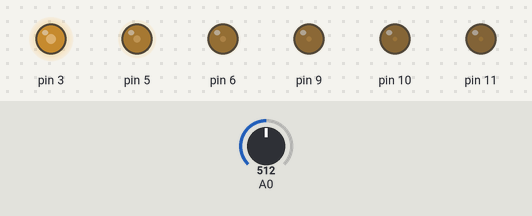
This sketch was run on a simulated Arduino Uno, built with avr-gcc and run on an emulated ATmega328P. On the bench: output pins drawn as LEDs (lit = HIGH). The test bench sets the inputs (shaded band); at power-on: A0 = 512.

Above: at 1.2 s.
1.3 s: A0 set to 716
At 2.5 s:
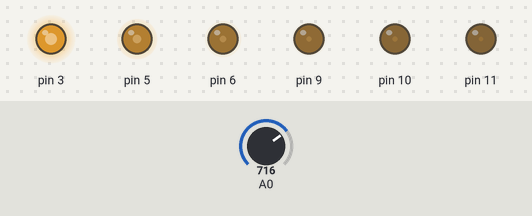
2.8 s: A0 set to 900
At 3.7 s:
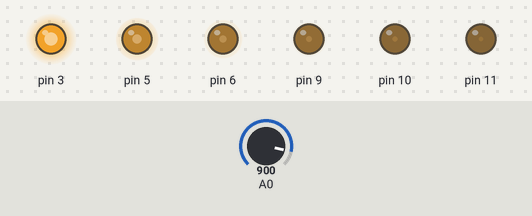
4.3 s: A0 set to 122
At 4.8 s:
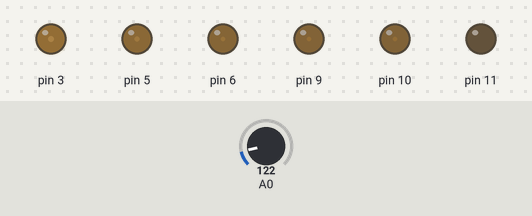
5.8 s: A0 set to 0
At 7.2 s:
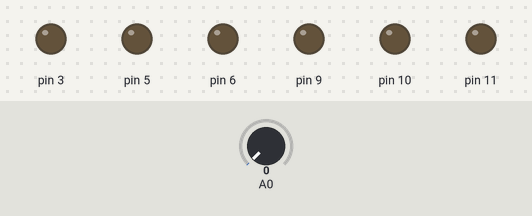
Timing chart, 0 to 8.3 s (numbered marks = the images above; inputs shaded):
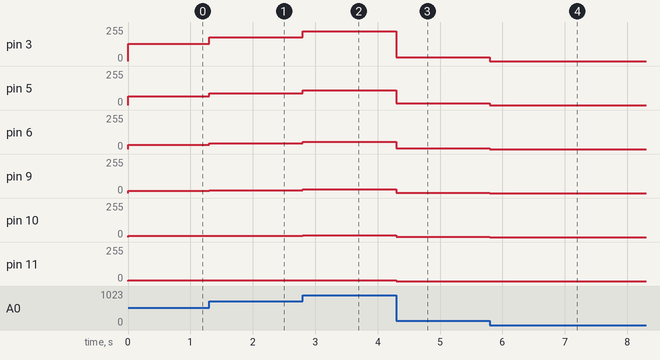

Measured:
- after the input at 1.3 s, pin 3: 128/255 → 179/255 at once; pin 5: 64/255 → 89/255 at once; pin 6: 32/255 → 44/255 at once; pin 9: 16/255 → 22/255 at once; pin 10: 8/255 → 11/255 at once
- after the input at 2.8 s, pin 3: 179/255 → 225/255 at once; pin 5: 89/255 → 112/255 at once; pin 6: 44/255 → 56/255 at once; pin 9: 22/255 → 28/255 at once; pin 10: 11/255 → 14/255 at once
- after the input at 4.3 s, pin 3: 225/255 → 30/255 at once; pin 5: 112/255 → 15/255 at once; pin 6: 56/255 → 7/255 at once; pin 9: 28/255 → 3/255 at once; pin 10: 14/255 → 1/255 at once
- after the input at 5.8 s, pin 3: 30/255 → 0/255 at once; pin 5: 15/255 → 0/255 at once; pin 6: 7/255 → 0/255 at once; pin 9: 3/255 → 0/255 at once; pin 10: 1/255 → 0/255 at once

The sketch:

2.2.ino
```cpp
void setup() {
  pinMode (3, OUTPUT);
  pinMode (5, OUTPUT);
  pinMode (6, OUTPUT);
  pinMode (9, OUTPUT);
  pinMode (10, OUTPUT);
  pinMode (11, OUTPUT);
}

void loop() {
  int sensorValue = analogRead(A0), x;

  x = sensorValue/4;

  analogWrite(3, x);
  analogWrite(5, x/2);
  analogWrite(6, x/4);
  analogWrite(9, x/8);
  analogWrite(10, x/16);
  analogWrite(11, x/32);
}
```
